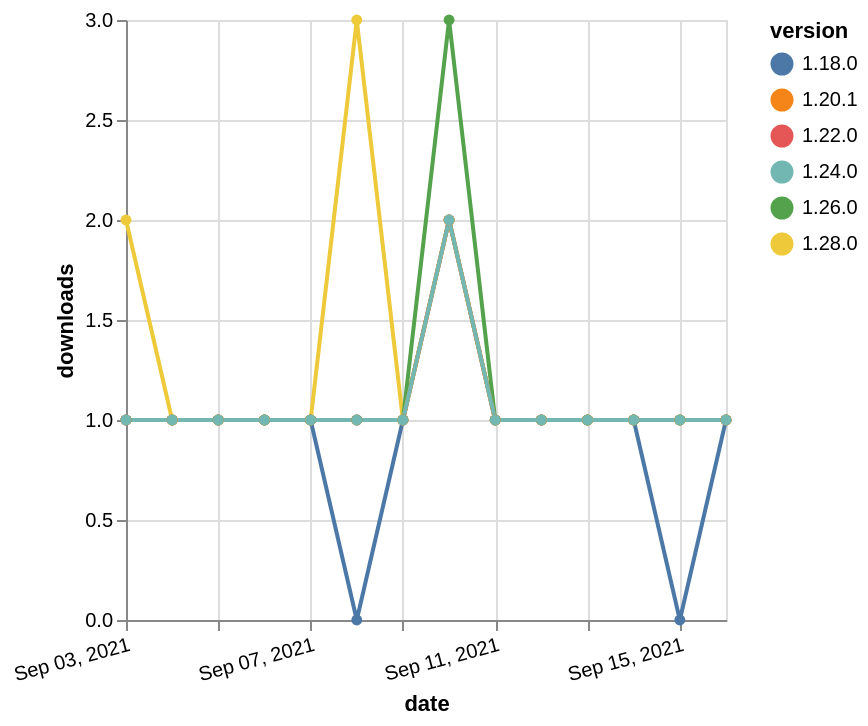

Here is the Vega-Lite specification saved for this chart:
### Vega-Lite specification from a JSON file in a GitHub repository (floating-point values rounded to 4 significant figures)
{"$schema": "https://vega.github.io/schema/vega-lite/v5.json", "description": "A simple bar chart with embedded data.", "data": {"values": [{"date": "2021-09-03", "total": 250, "delta": 1, "version": "1.18.0"}, {"date": "2021-09-04", "total": 251, "delta": 1, "version": "1.18.0"}, {"date": "2021-09-05", "total": 252, "delta": 1, "version": "1.18.0"}, {"date": "2021-09-06", "total": 253, "delta": 1, "version": "1.18.0"}, {"date": "2021-09-07", "total": 254, "delta": 1, "version": "1.18.0"}, {"date": "2021-09-08", "total": 254, "delta": 0, "version": "1.18.0"}, {"date": "2021-09-09", "total": 255, "delta": 1, "version": "1.18.0"}, {"date": "2021-09-10", "total": 257, "delta": 2, "version": "1.18.0"}, {"date": "2021-09-11", "total": 258, "delta": 1, "version": "1.18.0"}, {"date": "2021-09-12", "total": 259, "delta": 1, "version": "1.18.0"}, {"date": "2021-09-13", "total": 260, "delta": 1, "version": "1.18.0"}, {"date": "2021-09-14", "total": 261, "delta": 1, "version": "1.18.0"}, {"date": "2021-09-15", "total": 261, "delta": 0, "version": "1.18.0"}, {"date": "2021-09-16", "total": 262, "delta": 1, "version": "1.18.0"}, {"date": "2021-09-03", "total": 192, "delta": 1, "version": "1.22.0"}, {"date": "2021-09-04", "total": 193, "delta": 1, "version": "1.22.0"}, {"date": "2021-09-05", "total": 194, "delta": 1, "version": "1.22.0"}, {"date": "2021-09-06", "total": 195, "delta": 1, "version": "1.22.0"}, {"date": "2021-09-07", "total": 196, "delta": 1, "version": "1.22.0"}, {"date": "2021-09-08", "total": 197, "delta": 1, "version": "1.22.0"}, {"date": "2021-09-09", "total": 198, "delta": 1, "version": "1.22.0"}, {"date": "2021-09-10", "total": 200, "delta": 2, "version": "1.22.0"}, {"date": "2021-09-11", "total": 201, "delta": 1, "version": "1.22.0"}, {"date": "2021-09-12", "total": 202, "delta": 1, "version": "1.22.0"}, {"date": "2021-09-13", "total": 203, "delta": 1, "version": "1.22.0"}, {"date": "2021-09-14", "total": 204, "delta": 1, "version": "1.22.0"}, {"date": "2021-09-15", "total": 205, "delta": 1, "version": "1.22.0"}, {"date": "2021-09-16", "total": 206, "delta": 1, "version": "1.22.0"}, {"date": "2021-09-03", "total": 130, "delta": 2, "version": "1.28.0"}, {"date": "2021-09-04", "total": 131, "delta": 1, "version": "1.28.0"}, {"date": "2021-09-05", "total": 132, "delta": 1, "version": "1.28.0"}, {"date": "2021-09-06", "total": 133, "delta": 1, "version": "1.28.0"}, {"date": "2021-09-07", "total": 134, "delta": 1, "version": "1.28.0"}, {"date": "2021-09-08", "total": 137, "delta": 3, "version": "1.28.0"}, {"date": "2021-09-09", "total": 138, "delta": 1, "version": "1.28.0"}, {"date": "2021-09-10", "total": 140, "delta": 2, "version": "1.28.0"}, {"date": "2021-09-11", "total": 141, "delta": 1, "version": "1.28.0"}, {"date": "2021-09-12", "total": 142, "delta": 1, "version": "1.28.0"}, {"date": "2021-09-13", "total": 143, "delta": 1, "version": "1.28.0"}, {"date": "2021-09-14", "total": 144, "delta": 1, "version": "1.28.0"}, {"date": "2021-09-15", "total": 145, "delta": 1, "version": "1.28.0"}, {"date": "2021-09-16", "total": 146, "delta": 1, "version": "1.28.0"}, {"date": "2021-09-03", "total": 194, "delta": 1, "version": "1.26.0"}, {"date": "2021-09-04", "total": 195, "delta": 1, "version": "1.26.0"}, {"date": "2021-09-05", "total": 196, "delta": 1, "version": "1.26.0"}, {"date": "2021-09-06", "total": 197, "delta": 1, "version": "1.26.0"}, {"date": "2021-09-07", "total": 198, "delta": 1, "version": "1.26.0"}, {"date": "2021-09-08", "total": 199, "delta": 1, "version": "1.26.0"}, {"date": "2021-09-09", "total": 200, "delta": 1, "version": "1.26.0"}, {"date": "2021-09-10", "total": 203, "delta": 3, "version": "1.26.0"}, {"date": "2021-09-11", "total": 204, "delta": 1, "version": "1.26.0"}, {"date": "2021-09-12", "total": 205, "delta": 1, "version": "1.26.0"}, {"date": "2021-09-13", "total": 206, "delta": 1, "version": "1.26.0"}, {"date": "2021-09-14", "total": 207, "delta": 1, "version": "1.26.0"}, {"date": "2021-09-15", "total": 208, "delta": 1, "version": "1.26.0"}, {"date": "2021-09-16", "total": 209, "delta": 1, "version": "1.26.0"}, {"date": "2021-09-03", "total": 200, "delta": 1, "version": "1.20.1"}, {"date": "2021-09-04", "total": 201, "delta": 1, "version": "1.20.1"}, {"date": "2021-09-05", "total": 202, "delta": 1, "version": "1.20.1"}, {"date": "2021-09-06", "total": 203, "delta": 1, "version": "1.20.1"}, {"date": "2021-09-07", "total": 204, "delta": 1, "version": "1.20.1"}, {"date": "2021-09-08", "total": 205, "delta": 1, "version": "1.20.1"}, {"date": "2021-09-09", "total": 206, "delta": 1, "version": "1.20.1"}, {"date": "2021-09-10", "total": 208, "delta": 2, "version": "1.20.1"}, {"date": "2021-09-11", "total": 209, "delta": 1, "version": "1.20.1"}, {"date": "2021-09-12", "total": 210, "delta": 1, "version": "1.20.1"}, {"date": "2021-09-13", "total": 211, "delta": 1, "version": "1.20.1"}, {"date": "2021-09-14", "total": 212, "delta": 1, "version": "1.20.1"}, {"date": "2021-09-15", "total": 213, "delta": 1, "version": "1.20.1"}, {"date": "2021-09-16", "total": 214, "delta": 1, "version": "1.20.1"}, {"date": "2021-09-03", "total": 167, "delta": 1, "version": "1.24.0"}, {"date": "2021-09-04", "total": 168, "delta": 1, "version": "1.24.0"}, {"date": "2021-09-05", "total": 169, "delta": 1, "version": "1.24.0"}, {"date": "2021-09-06", "total": 170, "delta": 1, "version": "1.24.0"}, {"date": "2021-09-07", "total": 171, "delta": 1, "version": "1.24.0"}, {"date": "2021-09-08", "total": 172, "delta": 1, "version": "1.24.0"}, {"date": "2021-09-09", "total": 173, "delta": 1, "version": "1.24.0"}, {"date": "2021-09-10", "total": 175, "delta": 2, "version": "1.24.0"}, {"date": "2021-09-11", "total": 176, "delta": 1, "version": "1.24.0"}, {"date": "2021-09-12", "total": 177, "delta": 1, "version": "1.24.0"}, {"date": "2021-09-13", "total": 178, "delta": 1, "version": "1.24.0"}, {"date": "2021-09-14", "total": 179, "delta": 1, "version": "1.24.0"}, {"date": "2021-09-15", "total": 180, "delta": 1, "version": "1.24.0"}, {"date": "2021-09-16", "total": 181, "delta": 1, "version": "1.24.0"}]}, "width": "container", "mark": {"type": "line", "point": {"filled": true}}, "encoding": {"x": {"field": "date", "type": "temporal", "timeUnit": "yearmonthdate", "title": "date", "axis": {"labelAngle": -15}}, "y": {"field": "delta", "type": "quantitative", "title": "downloads"}, "color": {"field": "version", "type": "nominal"}, "tooltip": {"field": "delta"}}}
